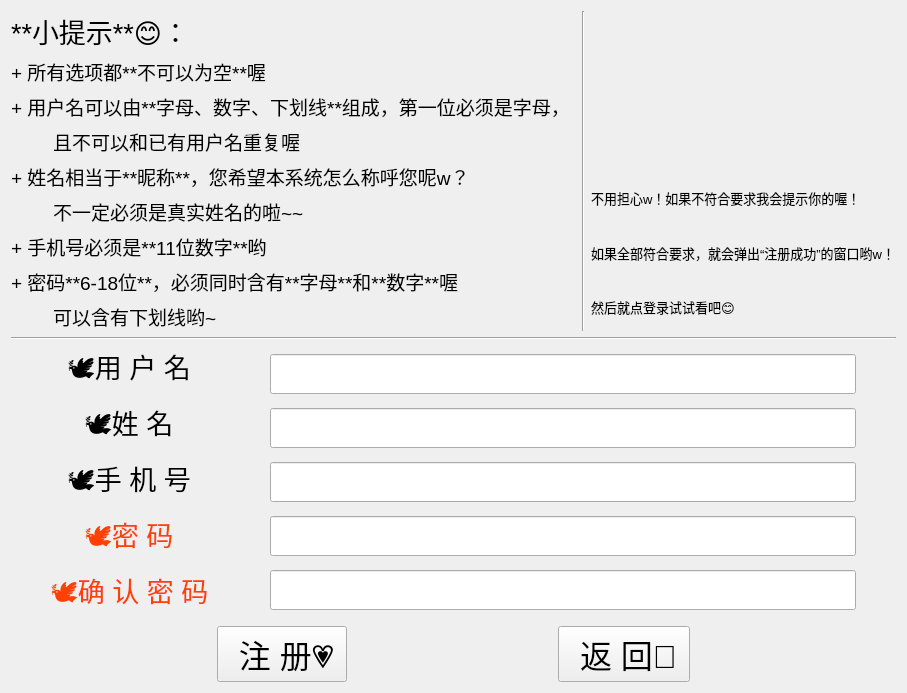
<?xml version="1.0" encoding="UTF-8"?>
<ui version="4.0">
 <class>SignupWidget</class>
 <widget class="QWidget" name="SignupWidget">
  <property name="geometry">
   <rect>
    <x>0</x>
    <y>0</y>
    <width>719</width>
    <height>605</height>
   </rect>
  </property>
  <property name="windowTitle">
   <string>欢迎注册(￣▽￣)</string>
  </property>
  <layout class="QGridLayout" name="gridLayout">
   <item row="0" column="1" colspan="4">
    <spacer name="verticalSpacer_2">
     <property name="orientation">
      <enum>Qt::Vertical</enum>
     </property>
     <property name="sizeHint" stdset="0">
      <size>
       <width>20</width>
       <height>40</height>
      </size>
     </property>
    </spacer>
   </item>
   <item row="1" column="0">
    <spacer name="horizontalSpacer_10">
     <property name="orientation">
      <enum>Qt::Horizontal</enum>
     </property>
     <property name="sizeHint" stdset="0">
      <size>
       <width>40</width>
       <height>20</height>
      </size>
     </property>
    </spacer>
   </item>
   <item row="1" column="1">
    <layout class="QVBoxLayout" name="verticalLayout_8">
     <item>
      <widget class="QLabel" name="label_8">
       <property name="font">
        <font>
         <family>Microsoft YaHei UI</family>
         <pointsize>20</pointsize>
        </font>
       </property>
       <property name="text">
        <string>**小提示**😊：</string>
       </property>
       <property name="textFormat">
        <enum>Qt::RichText</enum>
       </property>
      </widget>
     </item>
     <item>
      <widget class="QLabel" name="label_13">
       <property name="font">
        <font>
         <family>Microsoft YaHei UI</family>
         <pointsize>14</pointsize>
        </font>
       </property>
       <property name="text">
        <string>+ 所有选项都**不可以为空**喔</string>
       </property>
       <property name="textFormat">
        <enum>Qt::RichText</enum>
       </property>
      </widget>
     </item>
     <item>
      <layout class="QVBoxLayout" name="verticalLayout_3">
       <item>
        <widget class="QLabel" name="label_9">
         <property name="font">
          <font>
           <family>Microsoft YaHei UI</family>
           <pointsize>14</pointsize>
          </font>
         </property>
         <property name="text">
          <string>+ 用户名可以由**字母、数字、下划线**组成，第一位必须是字母，</string>
         </property>
         <property name="textFormat">
          <enum>Qt::RichText</enum>
         </property>
        </widget>
       </item>
       <item>
        <widget class="QLabel" name="label_11">
         <property name="font">
          <font>
           <family>Microsoft YaHei UI</family>
           <pointsize>14</pointsize>
          </font>
         </property>
         <property name="text">
          <string>        且不可以和已有用户名重复喔</string>
         </property>
        </widget>
       </item>
      </layout>
     </item>
     <item>
      <layout class="QVBoxLayout" name="verticalLayout_4">
       <item>
        <widget class="QLabel" name="label_14">
         <property name="font">
          <font>
           <family>Microsoft YaHei UI</family>
           <pointsize>14</pointsize>
          </font>
         </property>
         <property name="text">
          <string>+ 姓名相当于**昵称**，您希望本系统怎么称呼您呢w？</string>
         </property>
         <property name="textFormat">
          <enum>Qt::RichText</enum>
         </property>
        </widget>
       </item>
       <item>
        <layout class="QHBoxLayout" name="horizontalLayout_4">
         <item>
          <widget class="QLabel" name="label_15">
           <property name="font">
            <font>
             <family>Microsoft YaHei UI</family>
             <pointsize>14</pointsize>
            </font>
           </property>
           <property name="text">
            <string>        不一定必须是真实姓名的啦~~</string>
           </property>
           <property name="textFormat">
            <enum>Qt::AutoText</enum>
           </property>
          </widget>
         </item>
        </layout>
       </item>
      </layout>
     </item>
     <item>
      <widget class="QLabel" name="label_12">
       <property name="font">
        <font>
         <family>Microsoft YaHei UI</family>
         <pointsize>14</pointsize>
        </font>
       </property>
       <property name="text">
        <string>+ 手机号必须是**11位数字**哟</string>
       </property>
       <property name="textFormat">
        <enum>Qt::RichText</enum>
       </property>
      </widget>
     </item>
     <item>
      <layout class="QVBoxLayout" name="verticalLayout_5">
       <item>
        <widget class="QLabel" name="label_16">
         <property name="font">
          <font>
           <family>Microsoft YaHei UI</family>
           <pointsize>14</pointsize>
          </font>
         </property>
         <property name="text">
          <string>+ 密码**6-18位**，必须同时含有**字母**和**数字**喔</string>
         </property>
         <property name="textFormat">
          <enum>Qt::RichText</enum>
         </property>
        </widget>
       </item>
       <item>
        <widget class="QLabel" name="label_20">
         <property name="font">
          <font>
           <family>Microsoft YaHei UI</family>
           <pointsize>14</pointsize>
          </font>
         </property>
         <property name="text">
          <string>        可以含有下划线哟~</string>
         </property>
        </widget>
       </item>
      </layout>
     </item>
    </layout>
   </item>
   <item row="1" column="2">
    <spacer name="horizontalSpacer_9">
     <property name="orientation">
      <enum>Qt::Horizontal</enum>
     </property>
     <property name="sizeHint" stdset="0">
      <size>
       <width>40</width>
       <height>20</height>
      </size>
     </property>
    </spacer>
   </item>
   <item row="1" column="3">
    <widget class="Line" name="line">
     <property name="orientation">
      <enum>Qt::Vertical</enum>
     </property>
    </widget>
   </item>
   <item row="1" column="4">
    <layout class="QVBoxLayout" name="verticalLayout_7">
     <item>
      <layout class="QHBoxLayout" name="horizontalLayout_2">
       <item>
        <spacer name="horizontalSpacer_4">
         <property name="orientation">
          <enum>Qt::Horizontal</enum>
         </property>
         <property name="sizeHint" stdset="0">
          <size>
           <width>40</width>
           <height>20</height>
          </size>
         </property>
        </spacer>
       </item>
       <item>
        <widget class="QLabel" name="label_3">
         <property name="minimumSize">
          <size>
           <width>0</width>
           <height>0</height>
          </size>
         </property>
         <property name="maximumSize">
          <size>
           <width>250</width>
           <height>250</height>
          </size>
         </property>
         <property name="text">
          <string/>
         </property>
         <property name="pixmap">
          <pixmap resource="demo0.qrc">:/demo0/Molly2.png</pixmap>
         </property>
         <property name="scaledContents">
          <bool>true</bool>
         </property>
        </widget>
       </item>
       <item>
        <spacer name="horizontalSpacer_8">
         <property name="orientation">
          <enum>Qt::Horizontal</enum>
         </property>
         <property name="sizeHint" stdset="0">
          <size>
           <width>40</width>
           <height>20</height>
          </size>
         </property>
        </spacer>
       </item>
      </layout>
     </item>
     <item>
      <layout class="QVBoxLayout" name="verticalLayout_6">
       <item>
        <widget class="QLabel" name="label_17">
         <property name="font">
          <font>
           <family>Microsoft YaHei UI</family>
           <pointsize>10</pointsize>
          </font>
         </property>
         <property name="text">
          <string>不用担心w！如果不符合要求我会提示你的喔！</string>
         </property>
        </widget>
       </item>
       <item>
        <widget class="QLabel" name="label_18">
         <property name="font">
          <font>
           <family>Microsoft YaHei UI</family>
           <pointsize>10</pointsize>
          </font>
         </property>
         <property name="text">
          <string>如果全部符合要求，就会弹出“注册成功”的窗口哟w！</string>
         </property>
        </widget>
       </item>
       <item>
        <widget class="QLabel" name="label_19">
         <property name="font">
          <font>
           <family>Microsoft YaHei UI</family>
           <pointsize>10</pointsize>
          </font>
         </property>
         <property name="text">
          <string>然后就点登录试试看吧😊</string>
         </property>
        </widget>
       </item>
      </layout>
     </item>
    </layout>
   </item>
   <item row="1" column="5">
    <spacer name="horizontalSpacer_11">
     <property name="orientation">
      <enum>Qt::Horizontal</enum>
     </property>
     <property name="sizeHint" stdset="0">
      <size>
       <width>40</width>
       <height>20</height>
      </size>
     </property>
    </spacer>
   </item>
   <item row="2" column="1" colspan="4">
    <widget class="Line" name="line_2">
     <property name="orientation">
      <enum>Qt::Horizontal</enum>
     </property>
    </widget>
   </item>
   <item row="3" column="1" colspan="4">
    <layout class="QVBoxLayout" name="verticalLayout_9">
     <item>
      <layout class="QHBoxLayout" name="horizontalLayout">
       <item>
        <spacer name="horizontalSpacer_3">
         <property name="orientation">
          <enum>Qt::Horizontal</enum>
         </property>
         <property name="sizeType">
          <enum>QSizePolicy::Preferred</enum>
         </property>
         <property name="sizeHint" stdset="0">
          <size>
           <width>40</width>
           <height>20</height>
          </size>
         </property>
        </spacer>
       </item>
       <item>
        <layout class="QVBoxLayout" name="verticalLayout_2">
         <item alignment="Qt::AlignHCenter|Qt::AlignVCenter">
          <widget class="QLabel" name="label">
           <property name="font">
            <font>
             <family>Microsoft YaHei UI</family>
             <pointsize>20</pointsize>
            </font>
           </property>
           <property name="text">
            <string>🕊用 户 名  </string>
           </property>
          </widget>
         </item>
         <item alignment="Qt::AlignHCenter|Qt::AlignVCenter">
          <widget class="QLabel" name="label_5">
           <property name="font">
            <font>
             <family>Microsoft YaHei UI</family>
             <pointsize>20</pointsize>
            </font>
           </property>
           <property name="text">
            <string>🕊姓 名  </string>
           </property>
          </widget>
         </item>
         <item alignment="Qt::AlignHCenter|Qt::AlignVCenter">
          <widget class="QLabel" name="label_6">
           <property name="font">
            <font>
             <family>Microsoft YaHei UI</family>
             <pointsize>20</pointsize>
            </font>
           </property>
           <property name="text">
            <string>🕊手 机 号  </string>
           </property>
          </widget>
         </item>
         <item alignment="Qt::AlignHCenter">
          <widget class="QLabel" name="label_2">
           <property name="font">
            <font>
             <family>Microsoft YaHei UI</family>
             <pointsize>20</pointsize>
            </font>
           </property>
           <property name="styleSheet">
            <string notr="true">color:rgb(255, 64, 4)</string>
           </property>
           <property name="text">
            <string>🕊密 码  </string>
           </property>
          </widget>
         </item>
         <item>
          <widget class="QLabel" name="label_4">
           <property name="font">
            <font>
             <family>Microsoft YaHei UI</family>
             <pointsize>20</pointsize>
            </font>
           </property>
           <property name="styleSheet">
            <string notr="true">color:rgb(255, 64, 4)</string>
           </property>
           <property name="text">
            <string>🕊确 认 密 码  </string>
           </property>
          </widget>
         </item>
        </layout>
       </item>
       <item>
        <spacer name="horizontalSpacer">
         <property name="orientation">
          <enum>Qt::Horizontal</enum>
         </property>
         <property name="sizeType">
          <enum>QSizePolicy::Preferred</enum>
         </property>
         <property name="sizeHint" stdset="0">
          <size>
           <width>40</width>
           <height>20</height>
          </size>
         </property>
        </spacer>
       </item>
       <item>
        <layout class="QVBoxLayout" name="verticalLayout">
         <item>
          <widget class="QLineEdit" name="Account">
           <property name="minimumSize">
            <size>
             <width>0</width>
             <height>40</height>
            </size>
           </property>
          </widget>
         </item>
         <item>
          <widget class="QLineEdit" name="Name">
           <property name="minimumSize">
            <size>
             <width>0</width>
             <height>40</height>
            </size>
           </property>
          </widget>
         </item>
         <item>
          <widget class="QLineEdit" name="Phone">
           <property name="minimumSize">
            <size>
             <width>0</width>
             <height>40</height>
            </size>
           </property>
          </widget>
         </item>
         <item>
          <widget class="QLineEdit" name="Password1">
           <property name="minimumSize">
            <size>
             <width>0</width>
             <height>40</height>
            </size>
           </property>
          </widget>
         </item>
         <item>
          <widget class="QLineEdit" name="Password2">
           <property name="minimumSize">
            <size>
             <width>0</width>
             <height>40</height>
            </size>
           </property>
          </widget>
         </item>
        </layout>
       </item>
       <item>
        <spacer name="horizontalSpacer_2">
         <property name="orientation">
          <enum>Qt::Horizontal</enum>
         </property>
         <property name="sizeType">
          <enum>QSizePolicy::Preferred</enum>
         </property>
         <property name="sizeHint" stdset="0">
          <size>
           <width>40</width>
           <height>20</height>
          </size>
         </property>
        </spacer>
       </item>
      </layout>
     </item>
     <item>
      <layout class="QHBoxLayout" name="horizontalLayout_3">
       <item>
        <spacer name="horizontalSpacer_6">
         <property name="orientation">
          <enum>Qt::Horizontal</enum>
         </property>
         <property name="sizeHint" stdset="0">
          <size>
           <width>40</width>
           <height>20</height>
          </size>
         </property>
        </spacer>
       </item>
       <item>
        <widget class="QPushButton" name="SignupButton">
         <property name="font">
          <font>
           <family>Microsoft YaHei UI</family>
           <pointsize>24</pointsize>
          </font>
         </property>
         <property name="text">
          <string>  注 册💗 </string>
         </property>
        </widget>
       </item>
       <item>
        <spacer name="horizontalSpacer_5">
         <property name="orientation">
          <enum>Qt::Horizontal</enum>
         </property>
         <property name="sizeHint" stdset="0">
          <size>
           <width>40</width>
           <height>20</height>
          </size>
         </property>
        </spacer>
       </item>
       <item>
        <widget class="QPushButton" name="BackButton1">
         <property name="font">
          <font>
           <family>Microsoft YaHei UI</family>
           <pointsize>24</pointsize>
          </font>
         </property>
         <property name="text">
          <string>  返 回💨 </string>
         </property>
        </widget>
       </item>
       <item>
        <spacer name="horizontalSpacer_7">
         <property name="orientation">
          <enum>Qt::Horizontal</enum>
         </property>
         <property name="sizeHint" stdset="0">
          <size>
           <width>40</width>
           <height>20</height>
          </size>
         </property>
        </spacer>
       </item>
      </layout>
     </item>
    </layout>
   </item>
   <item row="4" column="1" colspan="4">
    <spacer name="verticalSpacer">
     <property name="orientation">
      <enum>Qt::Vertical</enum>
     </property>
     <property name="sizeHint" stdset="0">
      <size>
       <width>20</width>
       <height>40</height>
      </size>
     </property>
    </spacer>
   </item>
  </layout>
 </widget>
 <layoutdefault spacing="6" margin="11"/>
 <resources>
  <include location="demo0.qrc"/>
 </resources>
 <connections/>
</ui>
